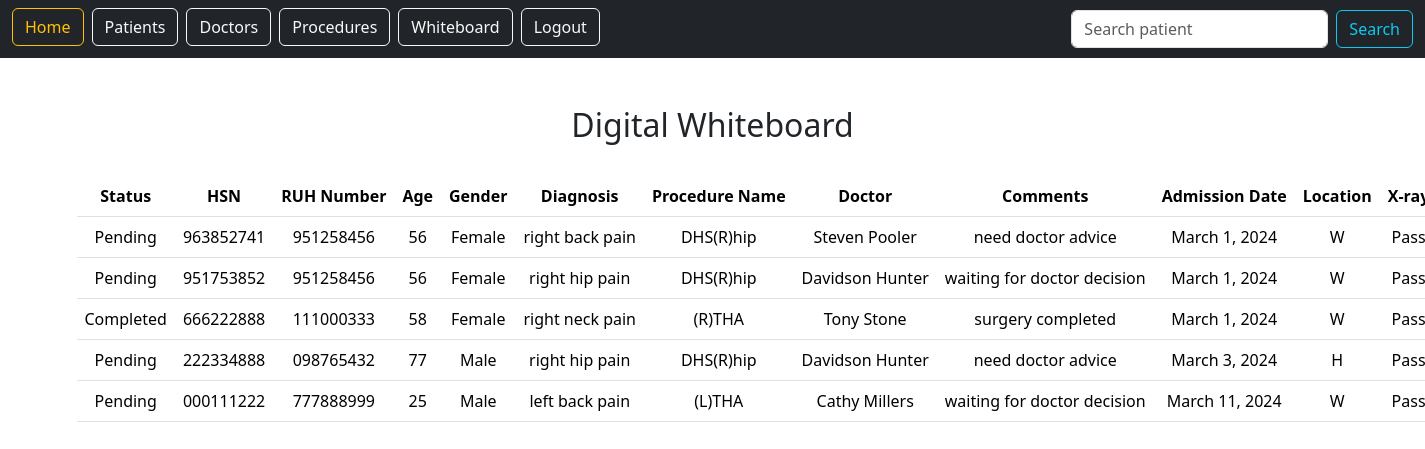
Before: /whiteboard/ (signed in) with the older database file.
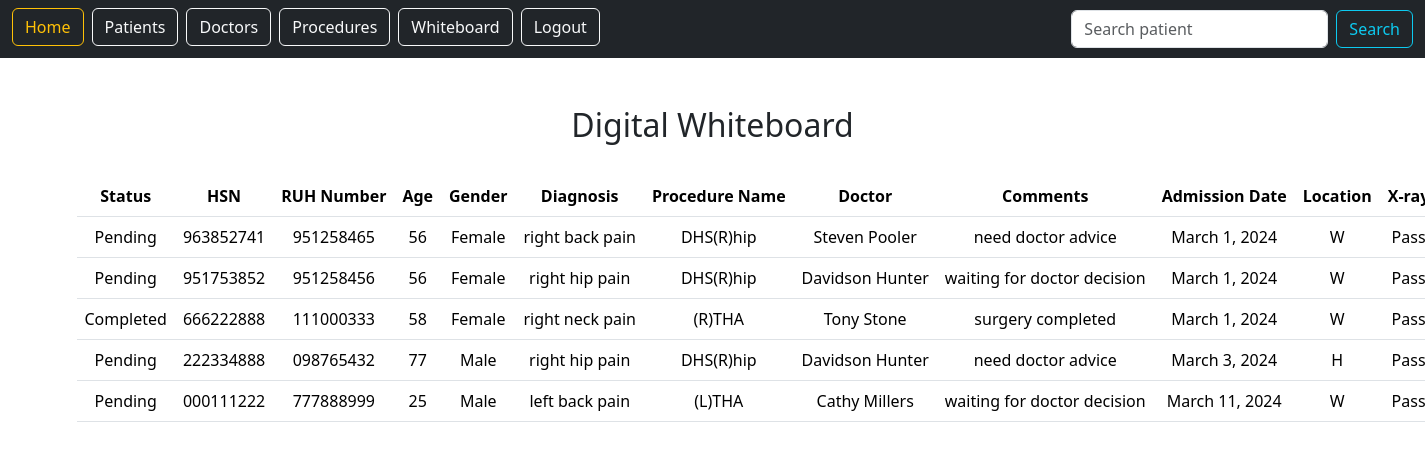
After: the same page with the newer database file.
### whiteboard/models.py (models this page shows, shortened)
class Procedures(models.Model):
    proname = models.CharField('Procedure Name', max_length=30)
    diagnosis = models.CharField('Diagnosis', max_length=50)
    comments = models.CharField('Comments', max_length=120)
    admissiondate = models.DateField('Admission Date')
    xray = models.CharField(max_length=15)
    site = models.CharField(max_length=15)
    surgerydate = models.DateField('Surgery Date')
    patient = models.ForeignKey(Patients, blank=True, null=True, on_delete=models.CASCADE)
    doctor = models.ForeignKey(Doctors, blank=True, null=True, on_delete=models.CASCADE)

class Patients(models.Model):
    firstname = models.CharField('First Name', max_length=30)
    lastname = models.CharField('Last Name', max_length=30)
    hsnnum = models.CharField('HSN', max_length=15)
    ruhnum = models.CharField('RUH Number', max_length=15)
    dob = models.DateField('Date of Birth')
    gender = models.CharField('Gender', max_length=15)
    location = models.CharField('Location', max_length=15)
    status = models.CharField('Status', max_length=15)
    @property
    def calculateAge(self):
        today = date.today()
        age = today.year - self.dob.year - ((today.month, today.day) < (self.dob.month, self.dob.day))
        return age

class Doctors(models.Model):
    firstname = models.CharField('First Name', max_length=30)
    lastname = models.CharField('Last Name', max_length=30)
    def __str__(self):
        return self.firstname + ' ' + self.lastname

### whiteboard/views.py (the view)
# urls.py: path('whiteboard/', include('whiteboard.urls')),
def whiteboard(request):   # use function-based view for display of whiteboard
    if request.user.is_authenticated:
        patients = Patients.objects.all()
        doctors = Doctors.objects.all()
        procedures = Procedures.objects.all()
        return render(request, 'whiteboard/whiteboard.html',
                    {'patients': patients, 'doctors': doctors, 'procedures': procedures})
    else:
        messages.success(request, "Must be logged in to view the whiteboard!")
        return redirect('login')

### whiteboard/templates/whiteboard/whiteboard.html
{% extends 'base.html' %}
{% block content %}
<div class="container-fluid">
    <h2>Digital Whiteboard</h2>
    <br/>
    <table class="table table-hover text-nowrap">
        <thead>
          <tr>
            <th scope="col">Status</th>
            <th scope="col">HSN</th>
            <th scope="col">RUH Number</th>
            <th scope="col">Age</th>
            <th scope="col">Gender</th>
            <th scope="col">Diagnosis</th>
            <th scope="col">Procedure Name</th>
            <th scope="col">Doctor</th>
            <th scope="col">Comments</th>
            <th scope="col">Admission Date</th>
            <th scope="col">Location</th>
            <th scope="col">X-ray</th>
        </thead>
        {% for procedure in procedures %}
        <tbody>
          <tr>
            <td scope="row">{{procedure.patient.status}}</td>
            <td>{{procedure.patient.hsnnum}}</td>
            <td>{{procedure.patient.ruhnum}}</td>
            <td>{{procedure.patient.calculateAge}}</td>
            <td>{{procedure.patient.gender}}</td>
            <td>{{procedure.diagnosis}}</td>
            <td>{{procedure.proname}}</td>
            <td>{{procedure.doctor}}</td>
            <td>{{procedure.comments}}</td>
            <td>{{procedure.admissiondate}}</td>
            <td>{{procedure.patient.location}}</td>
            <td>{{procedure.xray}}</td>
          </tr>
        </tbody>
        {% endfor %}
    </table>
    <br/><br/>
</div>
{% endblock %}

### static/templates/base.html (shortened to what this page needs)
{% load static %}
<!DOCTYPE html>
<html>
    <head>
        <link href="https://cdn.jsdelivr.net/npm/bootstrap@5.3.3/dist/css/bootstrap.min.css" rel="stylesheet">
    </head>
    <body>
        <nav class="navbar navbar-expand-sm navbar-dark bg-dark">
            <div class="container-fluid">
                    <ul class="navbar-nav me-auto mb-0 mb-lg-1">
                        <li class="nav-item">
                            <a href="{% url 'home' %}" class="btn btn-outline-warning me-2">Home</a>
                        </li>
                        {% if user.is_authenticated %}
                        <li class="nav-item">
                            <a href="{% url 'patients.list' %}" class="btn btn-outline-light me-2">Patients</a>
                        </li>
                        <li class="nav-item">
                            <a href="{% url 'doctors.list' %}" class="btn btn-outline-light me-2">Doctors</a>
                        </li>
                        <li class="nav-item">
                            <a href="{% url 'procedures.list' %}" class="btn btn-outline-light me-2">Procedures</a>
                        </li>
                        <li class="nav-item">
                            <a href="{% url 'whiteboard' %}" class="btn btn-outline-light me-2">Whiteboard</a>
                        </li>
                        <li class="nav-item">
                            <a href="{% url 'logout' %}" class="btn btn-outline-light me-2">Logout</a>
                        </li>
                        {% endif %}
                    </ul>
                    {% if user.is_authenticated %}
                        <form class="d-flex" method=POST action="{% url 'searchpatient' %}">
                            <input class="form-control me-2" type="search" placeholder="Search patient" aria-label="Search" name="searched">
                            <button class="btn btn-outline-info" type="submit">Search</button>
                        </form>
                    {% endif %}
            </div>
        </nav>
        <div class ="my-5 text-center container">
            {% block content %}
            {% endblock %}
        </div>
    </body>
</html>

### static/templates/base.html (style rules this page uses)
a { text-decoration: none; }

Changed rows visible on the page:
changed through a linked row, Procedures "right back pain": patient.ruhnum "951258456" → "951258465"
